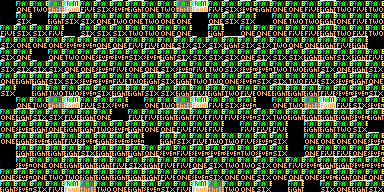

A level layout from a 2D game, rendered from its tile map. Below: a short description, then the map file with its tile-grid data intact:
An orthogonal 24x16 tile map with 16x12 px tiles, 1 tile layer (Tile Layer 1), 4 tilesets and 28 objects.

<map version="1.10" tiledversion="1.10.1" orientation="orthogonal" renderorder="right-down" width="24" height="16" tilewidth="16" tileheight="12" infinite="0" nextlayerid="8" nextobjectid="38">
 <tileset firstgid="1" source="single1.tsx" />
 <tileset firstgid="9" source="coll1.tsx" />
 <tileset firstgid="12" source="subdir/alt-single1.tsx" />
 <tileset firstgid="20" source="subdir/alt-coll1.tsx" />
 <imagelayer id="3" name="Image Layer 1" />
 <layer id="1" name="Tile Layer 1" width="24" height="16">
  <data encoding="csv">
0,1,2,3,4,5,6,7,8,12,13,14,15,16,17,18,19,1,1,5,19,2,5,2,
0,6,0,19,6,6,1,2,1,2,1,1,0,1,6,6,0,1,2,2,19,1,5,2,
16,6,6,16,0,6,6,6,2,2,1,1,0,8,0,1,1,1,16,16,19,2,5,2,
6,1,1,1,7,7,1,1,5,5,1,17,17,17,8,6,6,2,1,1,19,5,8,0,
6,1,0,1,13,1,18,18,6,7,19,17,6,17,17,1,6,6,6,19,19,6,8,5,
6,6,6,6,1,1,18,5,1,1,17,18,5,13,17,7,7,13,13,19,6,1,8,6,
1,8,8,6,6,18,18,5,2,19,17,19,13,13,1,18,17,17,13,16,6,7,8,1,
6,0,8,2,2,18,6,8,19,17,17,19,5,19,13,5,1,8,8,19,5,7,7,6,
0,1,2,3,4,5,6,7,0,1,2,3,4,5,6,7,0,1,2,3,4,5,6,7,
1,19,6,6,5,19,1,0,5,16,8,19,5,5,5,7,6,13,19,19,8,8,7,8,
1,7,19,1,19,19,13,18,8,12,12,16,5,5,0,16,16,16,0,19,19,2,6,0,
1,8,7,19,5,7,8,18,18,0,19,17,5,2,2,16,7,6,0,1,1,1,1,7,
0,8,8,8,19,17,19,19,19,12,7,5,18,18,18,2,7,6,0,1,5,5,1,7,
0,7,1,1,8,19,19,5,6,8,5,5,1,6,2,2,6,1,5,7,8,8,7,7,
1,7,1,2,2,8,8,8,8,8,5,1,7,6,1,1,6,1,1,1,7,8,12,1,
19,18,17,16,15,14,13,12,8,7,6,5,4,3,2,1,6,0,19,0,6,12,19,6
</data>
 </layer>
 <group id="4" name="Group Layer 1">
  <objectgroup id="7" name="Object Layer 4">
   <object id="21" gid="11" x="272.75" y="142.25" width="36" height="48" />
   <object id="34" gid="20" x="309.75" y="114.75" width="28" height="16" />
   <object id="35" gid="21" x="104.5" y="107.25" width="16" height="16">
    <properties>
     <property name="foo" type="file" value="../test_loader.ml" />
    </properties>
   </object>
   <object id="36" gid="21" x="27.4167" y="183.75" width="16" height="16" />
   <object id="37" gid="22" x="197.75" y="55.5" width="36" height="48" />
  </objectgroup>
  <objectgroup id="6" name="Object Layer 3">
   <object id="19" template="template1.tx" gid="11" x="168.25" y="68.25" width="56" height="32" />
   <object id="20" gid="10" x="93.25" y="133.75" width="16" height="16" />
  </objectgroup>
  <objectgroup id="5" name="Object Layer 2">
   <object id="16" gid="9" x="101.75" y="18.25" width="28" height="16" />
   <object id="17" gid="10" x="236" y="77.5" width="16" height="16" />
   <object id="18" gid="11" x="120" y="166.75" width="36" height="48" />
   <object id="31" gid="21" x="109" y="82" width="16" height="16" />
   <object id="32" gid="22" x="51.75" y="169" width="36" height="48" />
   <object id="33" gid="20" x="217.5" y="46.5" width="28" height="16" />
  </objectgroup>
 </group>
 <objectgroup id="2" name="Object Layer 1">
  <object id="3" gid="9" x="320.25" y="48" width="28" height="16" />
  <object id="6" template="template1.tx" x="57.75" y="71.5" />
  <object id="7" gid="10" x="57.25" y="166" width="16" height="16" />
  <object id="10" gid="10" x="247.75" y="32.5" width="16" height="16" />
  <object id="11" gid="11" x="4" y="109.5" width="36" height="48" />
  <object id="14" gid="11" x="286.25" y="95.75" width="36" height="48" />
  <object id="22" gid="20" x="88" y="60.75" width="28" height="16" />
  <object id="23" gid="20" x="212.75" y="48.5" width="28" height="16" />
  <object id="24" gid="20" x="172" y="128.25" width="28" height="16" />
  <object id="25" gid="21" x="57.5" y="108" width="16" height="16" />
  <object id="26" gid="21" x="146.75" y="68.25" width="16" height="16" />
  <object id="27" gid="21" x="184.25" y="152.25" width="16" height="16" />
  <object id="28" gid="22" x="232.5" y="169" width="36" height="48" />
  <object id="29" gid="22" x="324.75" y="162.75" width="36" height="48" />
  <object id="30" gid="22" x="242.75" y="66.25" width="36" height="48" />
 </objectgroup>
 <properties>
  <property name="bar" type="file" value="../test_loader.ml" />
 </properties>
</map>